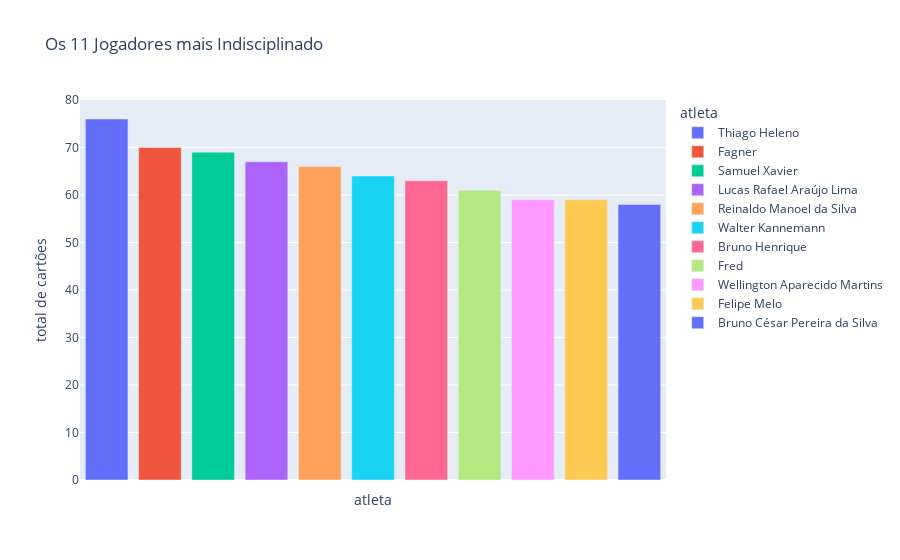

The notebook cell this image was saved under:
### Markdown cell above
11 Jogadores mais indisciplinado

### Code cell
import plotly.express as px
jogadores_indisciplinado = tabela["atleta"].value_counts().nlargest(11).reset_index(name="total de cartões")        
display(jogadores_indisciplinado)

fig = px.bar(jogadores_indisciplinado,x="atleta",y="total de cartões",title="Os 11 Jogadores mais Indisciplinado",color="atleta")
fig.update_xaxes(showticklabels=False) 
fig.show()

### Figure 1 — Plotly figure (JSON) as saved in the notebook; plotly's stock layout.template omitted (floating-point values rounded to 4 significant figures)
{"data": [{"alignmentgroup": "True", "hovertemplate": "atleta=%{x}<br>total de cartões=%{y}<extra></extra>", "legendgroup": "Thiago Heleno", "marker": {"color": "#636efa", "pattern": {"shape": ""}}, "name": "Thiago Heleno", "offsetgroup": "Thiago Heleno", "orientation": "v", "showlegend": true, "textposition": "auto", "type": "bar", "x": ["Thiago Heleno"], "xaxis": "x", "y": [76], "yaxis": "y"}, {"alignmentgroup": "True", "hovertemplate": "atleta=%{x}<br>total de cartões=%{y}<extra></extra>", "legendgroup": "Fagner", "marker": {"color": "#EF553B", "pattern": {"shape": ""}}, "name": "Fagner", "offsetgroup": "Fagner", "orientation": "v", "showlegend": true, "textposition": "auto", "type": "bar", "x": ["Fagner"], "xaxis": "x", "y": [70], "yaxis": "y"}, {"alignmentgroup": "True", "hovertemplate": "atleta=%{x}<br>total de cartões=%{y}<extra></extra>", "legendgroup": "Samuel Xavier", "marker": {"color": "#00cc96", "pattern": {"shape": ""}}, "name": "Samuel Xavier", "offsetgroup": "Samuel Xavier", "orientation": "v", "showlegend": true, "textposition": "auto", "type": "bar", "x": ["Samuel Xavier"], "xaxis": "x", "y": [69], "yaxis": "y"}, {"alignmentgroup": "True", "hovertemplate": "atleta=%{x}<br>total de cartões=%{y}<extra></extra>", "legendgroup": "Lucas Rafael Araújo Lima", "marker": {"color": "#ab63fa", "pattern": {"shape": ""}}, "name": "Lucas Rafael Araújo Lima", "offsetgroup": "Lucas Rafael Araújo Lima", "orientation": "v", "showlegend": true, "textposition": "auto", "type": "bar", "x": ["Lucas Rafael Araújo Lima"], "xaxis": "x", "y": [67], "yaxis": "y"}, {"alignmentgroup": "True", "hovertemplate": "atleta=%{x}<br>total de cartões=%{y}<extra></extra>", "legendgroup": "Reinaldo Manoel da Silva", "marker": {"color": "#FFA15A", "pattern": {"shape": ""}}, "name": "Reinaldo Manoel da Silva", "offsetgroup": "Reinaldo Manoel da Silva", "orientation": "v", "showlegend": true, "textposition": "auto", "type": "bar", "x": ["Reinaldo Manoel da Silva"], "xaxis": "x", "y": [66], "yaxis": "y"}, {"alignmentgroup": "True", "hovertemplate": "atleta=%{x}<br>total de cartões=%{y}<extra></extra>", "legendgroup": "Walter Kannemann", "marker": {"color": "#19d3f3", "pattern": {"shape": ""}}, "name": "Walter Kannemann", "offsetgroup": "Walter Kannemann", "orientation": "v", "showlegend": true, "textposition": "auto", "type": "bar", "x": ["Walter Kannemann"], "xaxis": "x", "y": [64], "yaxis": "y"}, {"alignmentgroup": "True", "hovertemplate": "atleta=%{x}<br>total de cartões=%{y}<extra></extra>", "legendgroup": "Bruno Henrique", "marker": {"color": "#FF6692", "pattern": {"shape": ""}}, "name": "Bruno Henrique", "offsetgroup": "Bruno Henrique", "orientation": "v", "showlegend": true, "textposition": "auto", "type": "bar", "x": ["Bruno Henrique"], "xaxis": "x", "y": [63], "yaxis": "y"}, {"alignmentgroup": "True", "hovertemplate": "atleta=%{x}<br>total de cartões=%{y}<extra></extra>", "legendgroup": "Fred", "marker": {"color": "#B6E880", "pattern": {"shape": ""}}, "name": "Fred", "offsetgroup": "Fred", "orientation": "v", "showlegend": true, "textposition": "auto", "type": "bar", "x": ["Fred"], "xaxis": "x", "y": [61], "yaxis": "y"}, {"alignmentgroup": "True", "hovertemplate": "atleta=%{x}<br>total de cartões=%{y}<extra></extra>", "legendgroup": "Wellington Aparecido Martins", "marker": {"color": "#FF97FF", "pattern": {"shape": ""}}, "name": "Wellington Aparecido Martins", "offsetgroup": "Wellington Aparecido Martins", "orientation": "v", "showlegend": true, "textposition": "auto", "type": "bar", "x": ["Wellington Aparecido Martins"], "xaxis": "x", "y": [59], "yaxis": "y"}, {"alignmentgroup": "True", "hovertemplate": "atleta=%{x}<br>total de cartões=%{y}<extra></extra>", "legendgroup": "Felipe Melo", "marker": {"color": "#FECB52", "pattern": {"shape": ""}}, "name": "Felipe Melo", "offsetgroup": "Felipe Melo", "orientation": "v", "showlegend": true, "textposition": "auto", "type": "bar", "x": ["Felipe Melo"], "xaxis": "x", "y": [59], "yaxis": "y"}, {"alignmentgroup": "True", "hovertemplate": "atleta=%{x}<br>total de cartões=%{y}<extra></extra>", "legendgroup": "Bruno César Pereira da Silva", "marker": {"color": "#636efa", "pattern": {"shape": ""}}, "name": "Bruno César Pereira da Silva", "offsetgroup": "Bruno César Pereira da Silva", "orientation": "v", "showlegend": true, "textposition": "auto", "type": "bar", "x": ["Bruno César Pereira da Silva"], "xaxis": "x", "y": [58], "yaxis": "y"}], "layout": {"barmode": "relative", "legend": {"title": {"text": "atleta"}, "tracegroupgap": 0}, "title": {"text": "Os 11 Jogadores mais Indisciplinado"}, "xaxis": {"anchor": "y", "categoryarray": ["Thiago Heleno", "Fagner", "Samuel Xavier", "Lucas Rafael Araújo Lima", "Reinaldo Manoel da Silva", "Walter Kannemann", "Bruno Henrique", "Fred", "Wellington Aparecido Martins", "Felipe Melo", "Bruno César Pereira da Silva"], "categoryorder": "array", "domain": [0, 1], "showticklabels": false, "title": {"text": "atleta"}}, "yaxis": {"anchor": "x", "domain": [0, 1], "title": {"text": "total de cartões"}}}}
